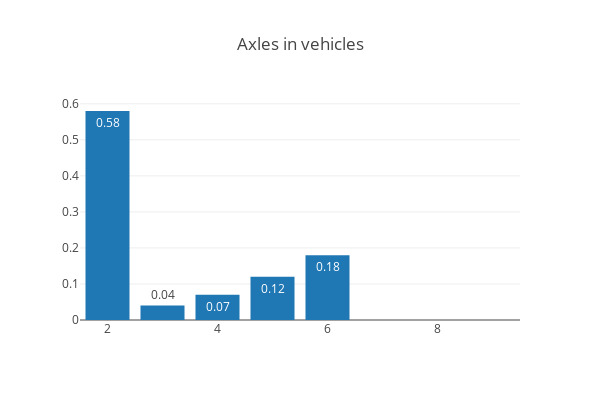

Notebook code cell kept with this figure:
### Code cell
temp = train_data.V6.value_counts()
trace = go.Bar(x=temp.index,
               y= np.round(temp.astype(float)/temp.values.sum(),2),
               text = np.round(temp.astype(float)/temp.values.sum(),2),
               textposition = 'auto',
               name = 'Axles')
data = [trace]
layout = go.Layout(
    autosize=False,
    width=600,
    height=400,title = "Axles in vehicles"
)

fig = go.Figure(data=data, layout=layout)
iplot(fig)
del temp

### Figure 1 — Plotly figure (JSON) as saved in the notebook; plotly's stock layout.template omitted (floating-point values rounded to 4 significant figures)
{"data": [{"name": "Axles", "text": [0.58, 0.18, 0.12, 0.07, 0.04, 0, 0, 0], "textposition": "auto", "type": "bar", "uid": "0350651c-5d06-42f0-a10a-652b8bc3de02", "x": [2, 6, 5, 4, 3, 7, 9, 8], "y": [0.58, 0.18, 0.12, 0.07, 0.04, 0, 0, 0]}], "layout": {"autosize": false, "height": 400, "title": {"text": "Axles in vehicles"}, "width": 600}}
